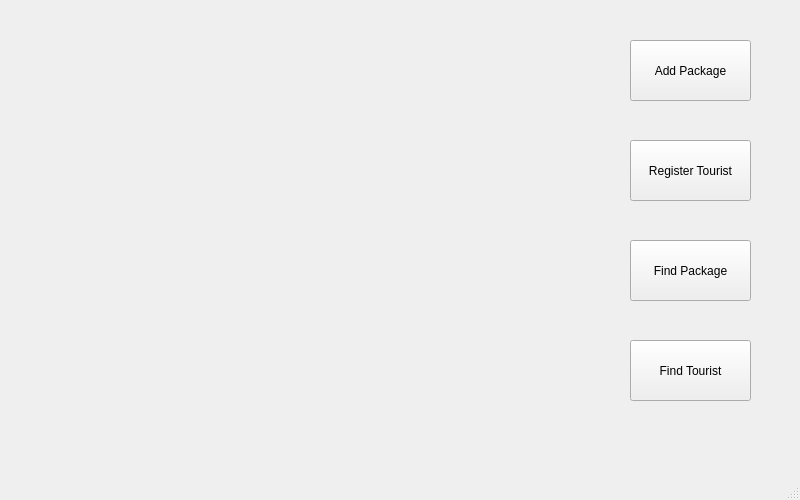
<?xml version="1.0" encoding="UTF-8"?>
<ui version="4.0">
 <class>MainWindow</class>
 <widget class="QMainWindow" name="MainWindow">
  <property name="geometry">
   <rect>
    <x>0</x>
    <y>0</y>
    <width>800</width>
    <height>500</height>
   </rect>
  </property>
  <property name="maximumSize">
   <size>
    <width>800</width>
    <height>500</height>
   </size>
  </property>
  <property name="windowTitle">
   <string>TouristManager</string>
  </property>
  <property name="styleSheet">
   <string notr="true">background-image: url(:/images/1_background_image.jpg);</string>
  </property>
  <widget class="QWidget" name="centralwidget">
   <widget class="QPushButton" name="pushButton">
    <property name="geometry">
     <rect>
      <x>630</x>
      <y>40</y>
      <width>121</width>
      <height>61</height>
     </rect>
    </property>
    <property name="text">
     <string>Add Package</string>
    </property>
   </widget>
   <widget class="QPushButton" name="pushButton_2">
    <property name="geometry">
     <rect>
      <x>630</x>
      <y>140</y>
      <width>121</width>
      <height>61</height>
     </rect>
    </property>
    <property name="text">
     <string>Register Tourist</string>
    </property>
   </widget>
   <widget class="QPushButton" name="pushButton_3">
    <property name="geometry">
     <rect>
      <x>630</x>
      <y>240</y>
      <width>121</width>
      <height>61</height>
     </rect>
    </property>
    <property name="text">
     <string>Find Package</string>
    </property>
   </widget>
   <widget class="QPushButton" name="pushButton_4">
    <property name="geometry">
     <rect>
      <x>630</x>
      <y>340</y>
      <width>121</width>
      <height>61</height>
     </rect>
    </property>
    <property name="text">
     <string>Find Tourist</string>
    </property>
   </widget>
  </widget>
  <widget class="QMenuBar" name="menubar">
   <property name="geometry">
    <rect>
     <x>0</x>
     <y>0</y>
     <width>800</width>
     <height>26</height>
    </rect>
   </property>
  </widget>
  <widget class="QStatusBar" name="statusbar"/>
 </widget>
 <resources/>
 <connections/>
</ui>
